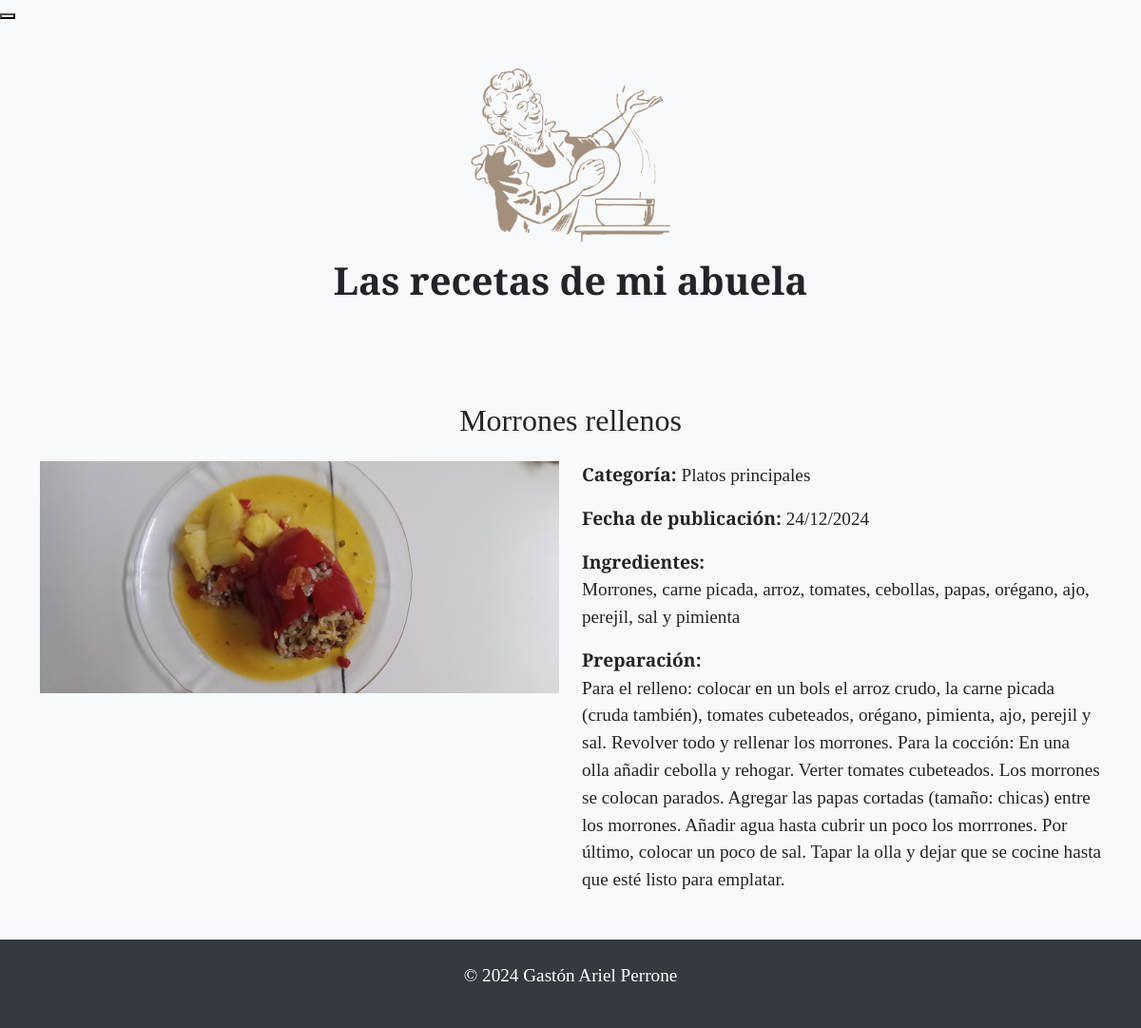
/ver_receta/5, run on the app's committed database.
### modelo_orm.py (models this page shows)
class BaseModel(Model):
    class Meta:
        database = db

class Receta(BaseModel):
    id_receta = AutoField(primary_key=True)
    nombre_receta = CharField()
    imagen_receta = CharField()  # Ruta de la imagen
    ingredientes = CharField()
    preparacion = CharField()
    fecha_publicacion = DateField(default=date.today)  # Fecha automática
    categoria = ForeignKeyField(Categoria, backref='recetas')

class Categoria(BaseModel):
    nombre_categoria = CharField(unique=True)

### modelo_orm.py (the view)
@app.route('/ver_receta/<int:id_receta>', methods=['GET'])
def ver_receta(id_receta):
    try:
        receta = Receta.get_or_none(Receta.id_receta == id_receta)
        if not receta:
            return "Receta no encontrada", 404
        return render_template('ver_receta.html', receta=receta)
    except Exception as e:
        return f"Error al cargar la receta: {str(e)}", 500

### templates/ver_receta.html (shortened to what this page needs)
<!DOCTYPE html>
<html lang="es">
<head>
  <link href="https://cdn.jsdelivr.net/npm/bootstrap@5.0.0-beta3/dist/css/bootstrap.min.css" rel="stylesheet" />
  <link href="../static/styles.css" rel="stylesheet" type="text/css" />
</head>
<body>
  <button onclick="window.location.href='/consultar_recetas';"> </button>
  <header class="text-center py-5">
    <img alt="Logo de Las recetas de mi abuela" aria-label="Logo de Las recetas de mi abuela" src="../static/abuela_cocina.png" width="210" />
    <h1 class="mt-3">Las recetas de mi abuela</h1>
  </header>
  <main class="container mt-5">
    <h2 class="text-center">{{ receta.nombre_receta }}</h2>
    <div class="row mt-4">
      <div class="col-md-6">
        <img src="{{ url_for('static', filename='uploads/' + receta.imagen_receta) }}" alt="{{ receta.nombre_receta }}" class="img-fluid">
      </div>
      <div class="col-md-6">
        <p><strong>Categoría:</strong> {{ receta.categoria.nombre_categoria }}</p>
        <p><strong>Fecha de publicación:</strong> {{ receta.fecha_publicacion.strftime('%d/%m/%Y') }}</p>
        <p><strong>Ingredientes:</strong><br>{{ receta.ingredientes }}</p>
        <p><strong>Preparación:</strong><br>{{ receta.preparacion }}</p>
      </div>
    </div>
  </main>
  <footer class="text-center py-4">
    <p>&copy; 2024 Gastón Ariel Perrone</p>
  </footer>
</body>
</html>

### static/styles.css (style rules this page uses)
body { font-family: 'Playfair Display', serif; background-color: #f8f9fa; }
h1 { font-size: 2.5rem; font-weight: 700; }
h1, h2, h3, h4, h5, h6, li, button { font-family: 'Playfair Display', serif; }
p { font-size: 1.2rem; }
footer { background-color: #343a40; color: #ffffff; text-align: center; padding: 1rem; margin-top: 2rem; display: flex; justify-content: center; }
p { font-size: 1.2rem; margin-bottom: 1rem; }
img { max-width: 100%; height: auto; }

### data on the page
Receta: nombre_receta "Morrones rellenos", imagen_receta (picture), fecha_publicacion "24/12/2024", ingredientes "Morrones, carne picada, arroz, tomates, cebollas, papas, orégano, ajo, perejil, sal y pimienta", preparacion "Para el relleno: colocar en un bols el arroz crudo, la carne picada (cruda también), tomates cubeteados, orégano, pimienta, ajo, perejil y sal. Revolver todo y rellenar los morrones. Para la cocción: En una olla añadir cebolla y rehogar. Verter tomates cubeteados. Los morrones se colocan parados. Agregar las papas cortadas (tamaño: chicas) entre los morrones. Añadir agua hasta cubrir un poco los morrrones. Por último, colocar un poco de sal. Tapar la olla y dejar que se cocine hasta que esté listo para emplatar."
Categoria: categoria.nombre_categoria "Platos principales"
